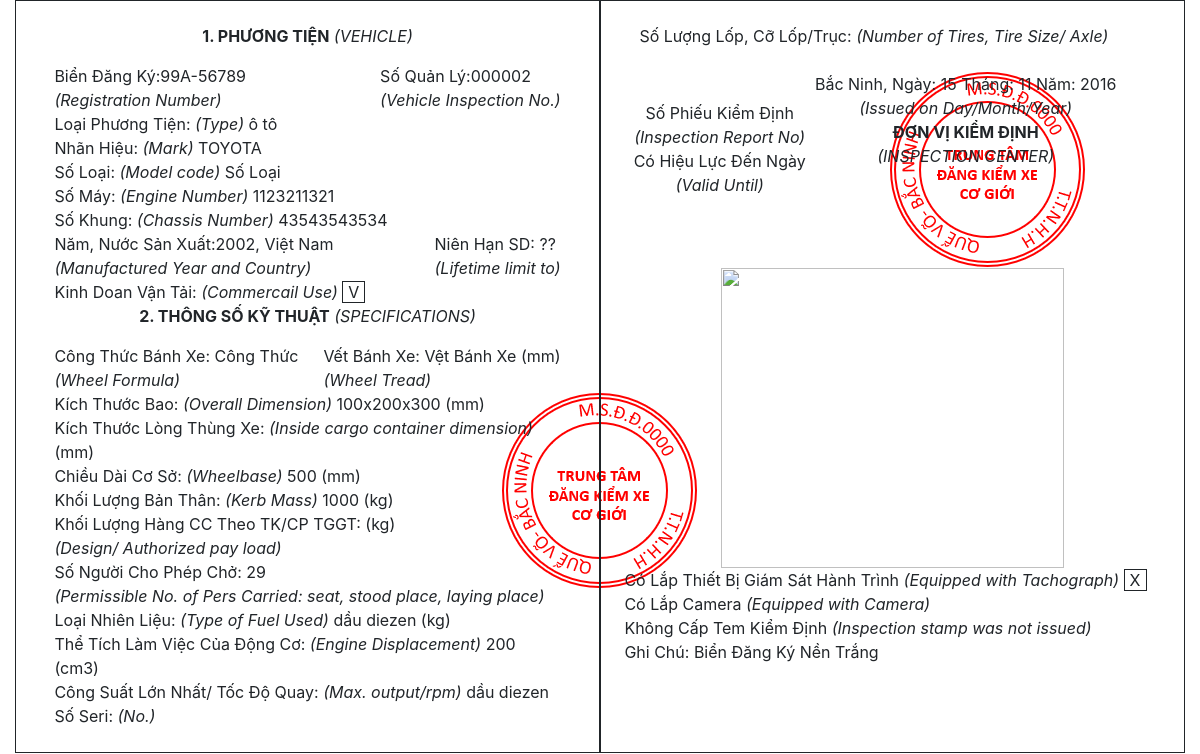
The app's page /view/viewInformationCar.php?id=2 with its own data.
### tables this page shows
CREATE TABLE `owner` (
  `id` int(11) NOT NULL,
  `ten` varchar(255) NOT NULL,
  `ns` date NOT NULL,
  `cmnd` varchar(255) NOT NULL,
  `address` varchar(555) NOT NULL,
  `type` varchar(225) NOT NULL,
  `authorReg` varchar(355) NOT NULL,
  `authorEdit` varchar(255) NOT NULL,
  `timeEdit` datetime DEFAULT NULL ON UPDATE current_timestamp(),
  `sTime` datetime NOT NULL DEFAULT current_timestamp()
);

CREATE TABLE `car` (
  `id` int(11) NOT NULL,
  `maSoGiay` varchar(255) NOT NULL,
  `ngayCapGiay` date NOT NULL,
  `ngayCuGiayDK` date DEFAULT NULL,
  `ngayMoiGiayDK` date NOT NULL,
  `bienDK` varchar(255) NOT NULL,
  `noiDk` varchar(255) NOT NULL,
  `mucDich` varchar(255) NOT NULL,
  `img` varchar(555) NOT NULL,
  `nhanHieu` varchar(255) NOT NULL,
  `loaiPhuongTien` varchar(255) NOT NULL,
  `namSx` int(11) DEFAULT NULL,
  `nuocSx` varchar(255) NOT NULL,
  `mauSon` varchar(255) NOT NULL,
  `soMay` varchar(255) NOT NULL,
  `soKhung` varchar(255) NOT NULL,
  `soLoai` varchar(255) NOT NULL,
  `dungTich` varchar(255) NOT NULL,
  `soChoNgoi` varchar(255) NOT NULL,
  `congThuc` varchar(255) NOT NULL,
  `vetBanhXe` varchar(255) NOT NULL,
  `kichThuoc` varchar(255) NOT NULL,
  `chieuDai` varchar(255) NOT NULL,
  `khoiLuong` varchar(255) NOT NULL,
  `loaiNhienLieu` varchar(244) NOT NULL,
  `congSuat` varchar(255) NOT NULL,
  `goi` int(11) DEFAULT NULL,
  `tocDoQuay` varchar(255) NOT NULL
);

### model/database.php (called while the page is built, shortened)
<?php
class database{
    public $_dbh = '';
    public $_sql = '';
    public function database() {
        $this->_dbh = new PDO('mysql:host=localhost; dbname=system_car','root','');
        $this->_dbh->query('set names "utf8"');
    }
    public function setQuery($sql) {
        $this->_sql = $sql;
    }
    public function execute($options=array()) {
        $this->_cursor = $this->_dbh->prepare($this->_sql);
        $this->_cursor->execute();
        return $this->_cursor;
    }
    public function loadRow($option=array()) {
        if(!$option) {
            if(!$result = $this->execute())
                return false;
        }
        else {
            if(!$result = $this->execute($option))
                return false;
        }
        return $result->fetch(PDO::FETCH_OBJ);
    }
}
?>

### controller/controller.php (called while the page is built, shortened)
<?php
include ('../model/model.php');
class cCar {
	public function cGetAllDataId($id){
		$all = new mCar();
		$result = $all->mGetAllDataId($id);
		return $result;
	}
}

### model/model.php (called while the page is built, shortened)
<?php
include ('database.php');
class mCar extends database{
	public function mGetAllDataId($id){
		$sql = "SELECT owner.id as id, owner.ten as ten, owner.ns as ns, owner.cmnd as cmnd, owner.address as address, owner.type as type, owner.authorReg as authorReg, car.maSoGiay as maSoGiay, car.ngayCapGiay as ngayCapGiay, car.ngayMoiGiayDK as ngayMoiGiayDK, car.bienDK as bienDK, car.noiDk as noiDk, car.mucDich as mucDich, car.img as img, car.nhanHieu as nhanHieu, car.loaiPhuongTien as loaiPhuongTien, car.namSx as namSx, car.nuocSx as nuocSx, car.mauSon as mauSon, car.soMay as soMay, car.soKhung as soKhung, car.soLoai as soLoai, car.dungTich as dungTich, car.soChoNgoi as soChoNgoi, car.congThuc as congThuc, car.vetBanhXe as vetBanhXe, car.kichThuoc as kichThuoc, car.chieuDai as chieuDai, car.khoiLuong as khoiLuong, car.loaiNhienLieu as loaiNhienLieu, car.congSuat as congSuat, car.goi as goi, car.tocDoQuay as tocDoQuay FROM owner JOIN car ON owner.id = car.id WHERE car.id = '$id'";
		return $this->loadRow();
	}
}

### view/viewInformationCar.php (the view, shortened to what this page needs)
<?php
require('../controller/controller.php');
$data = new cCar();
$id = $_GET['id'];
$dataCar = $data->cGetAllDataId($id);
?>
<!DOCTYPE html>
<html lang="en">
<head>
  <link href="../vendor/css/style.css" rel="stylesheet" type="text/css" >
  <link href="../vendor/bootstrap/bootstrap.min.css" rel="stylesheet" type="text/css" >
  <link href="../vendor/bootstrap/bootstrap.css" rel="stylesheet" type="text/css" >
  <link href="../vendor/bootstrap/bootstrap-datetimepicker.css" rel="stylesheet" type="text/css" >
  <link href="../vendor/datatable/dataTables.min.css" rel="stylesheet" type="text/css" />
  <link rel="stylesheet" href="../vendor/fontawesome/css/all.min.css">
  <link href="../vendor/datatable/buttons.dataTables.min.css" rel="stylesheet" type="text/css" />
  <link href="../vendor/datatable/select.dataTables.css" rel="stylesheet" type="text/css" />
</head>
	<body>
    <div class="col-md-12 ssss flex">
      <div class="abcd w-50">
        <div class="col-md-12">
          <p style="text-align: center;"><span style="font-weight: bold;">1. PHƯƠNG TIỆN</span> <i>(VEHICLE)</i></p>
          <div class="flex">
            <div class="w-50">
              Biển Đăng Ký:<?php echo $dataCar->bienDK; ?><br>
              <i>(Registration Number)</i>
            </div>
            <div class="w-50">
              <span style="float: right;">Số Quản Lý:<?php if($dataCar->id < 10){echo '00000'.$dataCar->id;} ?><br><i>(Vehicle Inspection No.)</i></span>
            </div>
          </div>
          <span>Loại Phương Tiện: <i>(Type)</i> <?php echo $dataCar->loaiPhuongTien; ?></span><br>
          <span>Nhãn Hiệu: <i>(Mark)</i> <?php echo $dataCar->nhanHieu; ?></span><br>
          <span>Số Loại: <i>(Model code)</i> <?php echo $dataCar->soLoai; ?></span><br>
          <span>Số Máy: <i>(Engine Number)</i> <?php echo $dataCar->soMay; ?></span><br>
          <span>Số Khung: <i>(Chassis Number)</i> <?php echo $dataCar->soKhung; ?></span><br>
          <div class="flex">
            <div class="w-75">
              Năm, Nước Sản Xuất:<?php echo $dataCar->namSx.', '.$dataCar->nuocSx; ?><br>
              <i>(Manufactured Year and Country)</i>
            </div>
            <div class="w-25">
              <span style="float: right;">Niên Hạn SD: ??<br><i>(Lifetime limit to)</i></span>
            </div>
          </div>
          <span>Kinh Doan Vận Tải: <i>(Commercail Use) </i></span><?php if($dataCar->mucDich == 'Vận Tải'){?><span class="boxCheck">X</span><?php }else{?><span class="boxCheck">V</span><?php } ?><br>
          <p style="text-align: center;"><span style="font-weight: bold;">2. THÔNG SỐ KỸ THUẬT</span> <i>(SPECIFICATIONS)</i></p>
          <div class="flex">
            <div class="w-50">
              Công Thức Bánh Xe: <?php echo $dataCar->congThuc; ?><br>
              <i>(Wheel Formula)</i>
            </div>
            <div class="w-50">
              <span style="float: right;">Vết Bánh Xe: <?php echo $dataCar->vetBanhXe; ?> (mm)<br><i>(Wheel Tread)</i></span>
            </div>
          </div>
          <span>Kích Thước Bao: <i>(Overall Dimension)</i> <?php echo $dataCar->kichThuoc; ?> (mm)</span><br>
          <span>Kích Thước Lòng Thùng Xe: <i>(Inside cargo container dimension)</i> <?php echo ''; ?> (mm)</span><br>
          <span>Chiều Dài Cơ Sở: <i>(Wheelbase)</i> <?php echo $dataCar->chieuDai; ?> (mm)</span><br>
          <span>Khối Lượng Bản Thân: <i>(Kerb Mass)</i> <?php echo $dataCar->khoiLuong; ?> (kg)</span><br>
          <span>Khối Lượng Hàng CC Theo TK/CP TGGT: <?php echo ''; ?> (kg)</span><br>
          <i>(Design/ Authorized pay load)</i><br>
          <span>Số Người Cho Phép Chở: <?php echo $dataCar->soChoNgoi; ?></span><br>
          <i>(Permissible No. of Pers Carried: seat, stood place, laying place)</i><br>
          <span>Loại Nhiên Liệu: <i>(Type of Fuel Used)</i> <?php echo $dataCar->loaiNhienLieu; ?> (kg)</span><br>
          <span>Thể Tích Làm Việc Của Động Cơ: <i>(Engine Displacement)</i> <?php echo $dataCar->dungTich; ?> (cm3)</span><br>
          <span>Công Suất Lớn Nhất/ Tốc Độ Quay: <i>(Max. output/rpm)</i> <?php echo $dataCar->loaiNhienLieu; ?></span><br>
          <span>Số Seri: <i>(No.)</i> <?php echo ''; ?></span><br>
        </div>
      </div>
      <div class="abcd w-50">
        <div class="col-md-12">
          <span>Số Lượng Lốp, Cỡ Lốp/Trục: <i>(Number of Tires, Tire Size/ Axle)</i><br>
          <?php echo ''; ?></span><br>
        </div>
        <div class="flex">
          <div class="w-33 text-center">
            <br>
            Số Phiếu Kiểm Định<br>
            <i>(Inspection Report No)</i>
            <?php echo ''; ?><br>
            Có Hiệu Lực Đến Ngày<br>
            <i>(Valid Until)</i>
          </div>
          <div class="w-67 sssss text-center">
              <div style="position: absolute;">
              Bắc Ninh, Ngày: <?php echo date('d',strtotime($dataCar->ngayMoiGiayDK)); ?> Tháng: <?php echo date('m',strtotime($dataCar->ngayMoiGiayDK)); ?> Năm: <?php echo date('Y',strtotime($dataCar->ngayMoiGiayDK)); ?><br>
              <i>(Issued on Day/Month/Year)</i><br>
              <b>ĐƠN VỊ KIỂM ĐỊNH</b><br>
              <i>(INSPECTION CENTER)</i><br>
            </div>
            <div>
              <img src="../vendor/img/sign.jpg">
            </div>
          </div>
        </div>
        <div class="text-center">
          <div style="width: auto; height: 300px; ">
            <img src="../vendor/img/<?php echo $dataCar->img; ?>" width = '80%' height = '100%'>
          </div>
        </div>
        <div>
          Có Lắp Thiết Bị Giám Sát Hành Trình <i>(Equipped with Tachograph)</i> <span class="boxCheck">X</span><br>
          Có Lắp Camera <i>(Equipped with Camera)</i> <br>
          Không Cấp Tem Kiểm Định <i>(Inspection stamp was not issued)</i><br>
          Ghi Chú: Biển Đăng Ký Nền <?php if($dataCar->type == 'Xe Cá Nhân'){echo 'Trắng';}else if($dataCar->type == 'Xe Cơ Quan'){echo 'Vàng';} ?>
        </div>
      </div>
    </div>
    <div class="text-center" style="margin-top: -30%;">
      <img src="../vendor/img/sign.jpg">
    </div>
	</body>
</html>

### records on screen
owner: car.bienDK "99A-56789", id "2", car.loaiPhuongTien "ô tô", car.nhanHieu "TOYOTA", car.soLoai "Số Loại", car.soMay "1123211321", car.soKhung "43543543534", car.namSx "2002", car.nuocSx "Việt Nam", car.congThuc "Công Thức", car.vetBanhXe "Vệt Bánh Xe", car.kichThuoc "100x200x300", car.chieuDai "500", car.khoiLuong "1000", car.soChoNgoi "29", car.loaiNhienLieu "dầu diezen", car.dungTich "200", car.ngayMoiGiayDK "15", car.ngayMoiGiayDK "11", car.ngayMoiGiayDK "2016"
